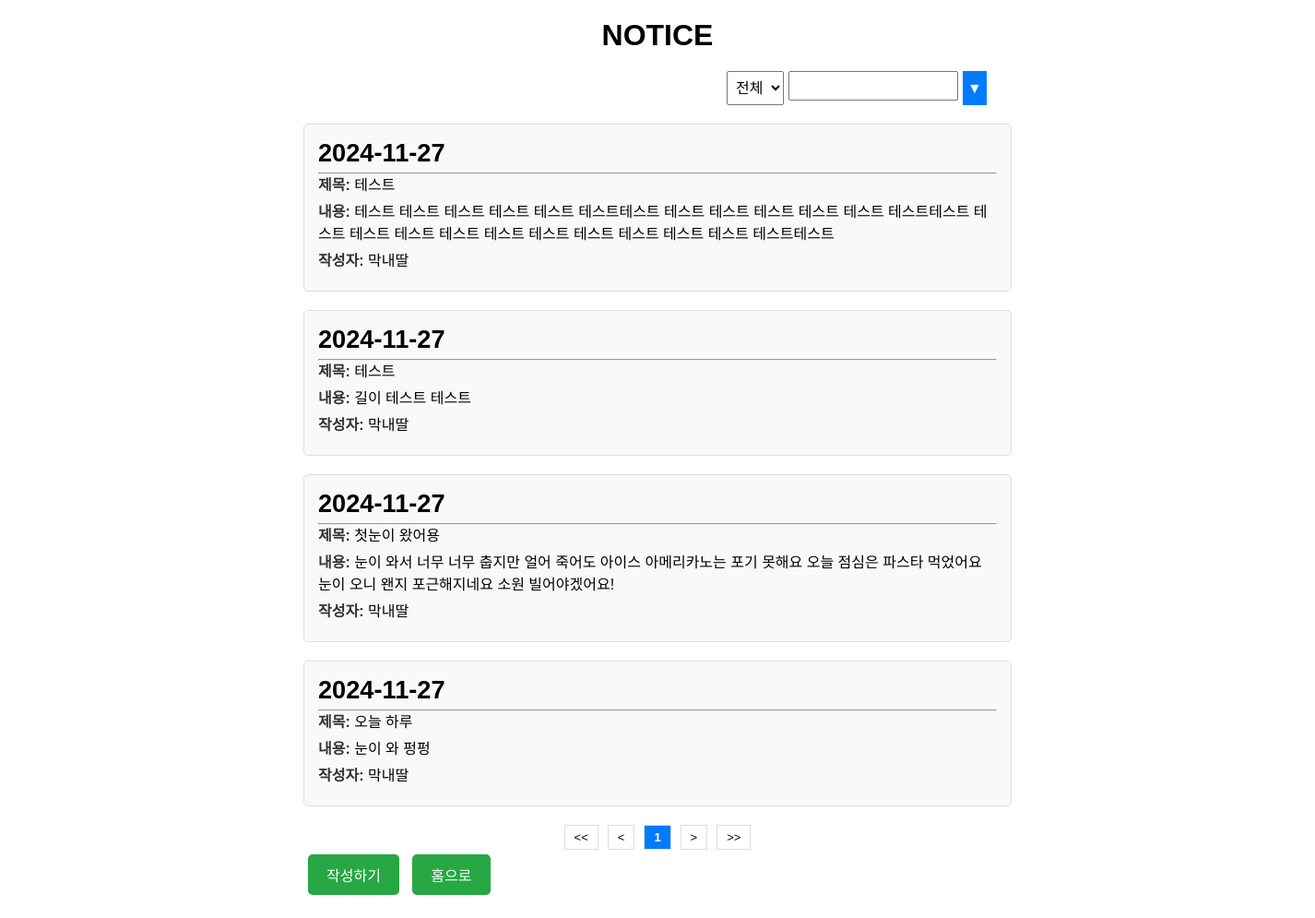
/board/blist/, run on the app's committed database.
### board/models.py (models this page shows, shortened)
class Board(models.Model):
  bno = models.AutoField(primary_key=True)
  member = models.ForeignKey(Member, on_delete=models.DO_NOTHING, null=True)
  btitle = models.CharField(max_length=1000)
  bcontent = models.TextField()
  bgroup = models.IntegerField(null=True)
  bstep = models.IntegerField(default=0)
  bindent = models.IntegerField(default=0)
  bhit = models.IntegerField(default=0)
  bdate = models.DateTimeField(auto_now=True)

### member/models.py (models this page shows, shortened)
class Member(models.Model):
  id = models.CharField(max_length=50, primary_key=True)
  pw = models.CharField(max_length=50, null=False)
  name = models.CharField(max_length=50)
  age = models.CharField(max_length=10)
  role = models.CharField(max_length=50)
  mdate = models.DateTimeField(auto_now=True)

### board/views.py (the view)
# urls.py: path('blist/', views.blist, name='blist'),
def blist(request):
  npage = int(request.GET.get('npage',1)) # 넘어온 현재페이지
  qs = Board.objects.all().order_by("-bgroup","bstep")
  paginator = Paginator(qs,10)
  blist = paginator.get_page(npage) # 1페이지 10개
  context = {"blist":blist, 'npage':npage}
  return render(request, 'blist.html', context)

### board/templates/blist.html (shortened to what this page needs)
{% load static %}
<!DOCTYPE html>
<html>
<head>
<link rel="stylesheet" href="{% static '/css/style.css' %}">
</head>
<body>
<section>
    <h1>NOTICE</h1>
    <div class="wrapper">
      <form action="/search" name="search" method="post">
        <select name="category" id="category">
          <option value="0">전체</option>
        </select>
        <div class="title">
          <input type="text" size="16">
        </div>
        <button disabled="disabled">▼</button>
      </form>
    </div>
      {% if blist %}
        {% for board in blist %}
          <div class="post">
            <div class="date">
              {{ board.bdate|date:'Y-m-d' }}
            </div>
          <hr>
          <div class="content">
            <div class="title"><strong>제목:</strong> {{ board.btitle }}</div>
            <div class="description"><strong>내용:</strong> {{ board.bcontent }}</div>
            <div class="author"><strong>작성자:</strong> {{ board.member.role }}</div>
          </div>
        </div>
        {% endfor %}
      {% else %}
        <div class="no-posts">게시글이 없습니다.</div>
      {% endif %}
    <ul class="page-num">
      {% if blist.has_previous %}
      <a href="/board/blist/?npage=1"><li class="first"><<</li></a>
      <a href="/board/blist/?npage={{blist.previous_page_number}}"><li class="prev"><</li></a>
      {% else %}
      <li class="first disabled"><<</li>
      <li class="prev disabled"><</li>
      {% endif %}
      {% for page in blist.paginator.page_range %}
      {% if page != npage %}
      <a href="/board/blist/?npage={{page}}"><li class="num">{{page}}</li></a>
      {% else %}
      <li class="num on">{{page}}</li>
      {% endif %}
      {% endfor %}
      {% if blist.has_next %}
      <a href="/board/blist/?npage={{blist.next_page_number}}"><li class="next">></li></a>
      <a href="/board/blist/?npage={{blist.paginator.num_pages}}"><li class="last">>></li></a>
      {% else %}
      <li class="next disabled">></li>
      <li class="last disabled">>></li>
      {% endif %}
    </ul>
    <a href="/board/bwrite/" class="write">작성하기</a>
    <a href="/" class="write">홈으로</a>
</section>
</body>
</html>

### static/css/style.css (style rules this page uses)
*, body { margin: 0; padding: 0; font-family: 'Noto Sans KR', sans-serif; font-size: 16px; }
li { display: inline-block; padding-right: 5px; font-size: 13px; }
.wrapper { width: 1200px; margin: auto; }

### board/templates/blist.html (style rules this page uses)
body { font-family: 'Noto Sans KR', sans-serif; margin: 0; padding: 0; }
section { max-width: 768px; margin: 0 auto; padding: 20px; }
h1 { text-align: center; font-size: 2rem; font-weight: bold; margin-bottom: 20px; }
.wrapper form { display: flex; justify-content: center; margin-bottom: 20px; }
form select, form input { padding: 5px; margin-right: 5px; font-size: 1rem; }
form button { padding: 5px; background-color: #007bff; color: white; border: none; cursor: pointer; }
.page-num { display: flex; justify-content: center; list-style: none; padding: 0; }
.page-num li { margin: 0 5px; padding: 5px 10px; border: 1px solid #ddd; cursor: pointer; }
.page-num .on { background-color: #007bff; color: white; font-weight: bold; }
.write { display: inline-block; padding: 10px 20px; margin: 5px; background-color: #28a745; color: white; text-align: center; cursor: pointer; border-radius: 5px; text-decoration: none; }
.post { margin-bottom: 20px; padding: 15px; border: 1px solid #ddd; border-radius: 5px; background-color: #f9f9f9; overflow: hidden; }
.date { font-weight: bold; font-size: 1.7rem; margin-bottom: 5px; }
.content { font-size: 1rem; line-height: 1.5; }
.title, .description, .author { margin-bottom: 5px; }
.title strong, .description strong, .author strong { color: #333; }

### data on the page
Board: bdate "2024-11-27", btitle "테스트", bcontent "테스트 테스트 테스트 테스트 테스트 테스트테스트 테스트 테스트 테스트 테스트 테스트 테스트테스트 테스트 테스트 테스트 테스트 테스트 테스트 테스트 테스트 테스트 테스트 테스트테스트", member.role "막내딸"
Board: bdate "2024-11-27", btitle "테스트", bcontent "길이 테스트 테스트", member.role "막내딸"
Board: bdate "2024-11-27", btitle "첫눈이 왔어용", bcontent "눈이 와서 너무 너무 춥지만 얼어 죽어도 아이스 아메리카노는 포기 못해요 오늘 점심은 파스타 먹었어요 눈이 오니 왠지 포근해지네요 소원 빌어야겠어요!", member.role "막내딸"
Board: bdate "2024-11-27", btitle "오늘 하루", bcontent "눈이 와 펑펑", member.role "막내딸"

### other printed values
{{ page }} "1"
